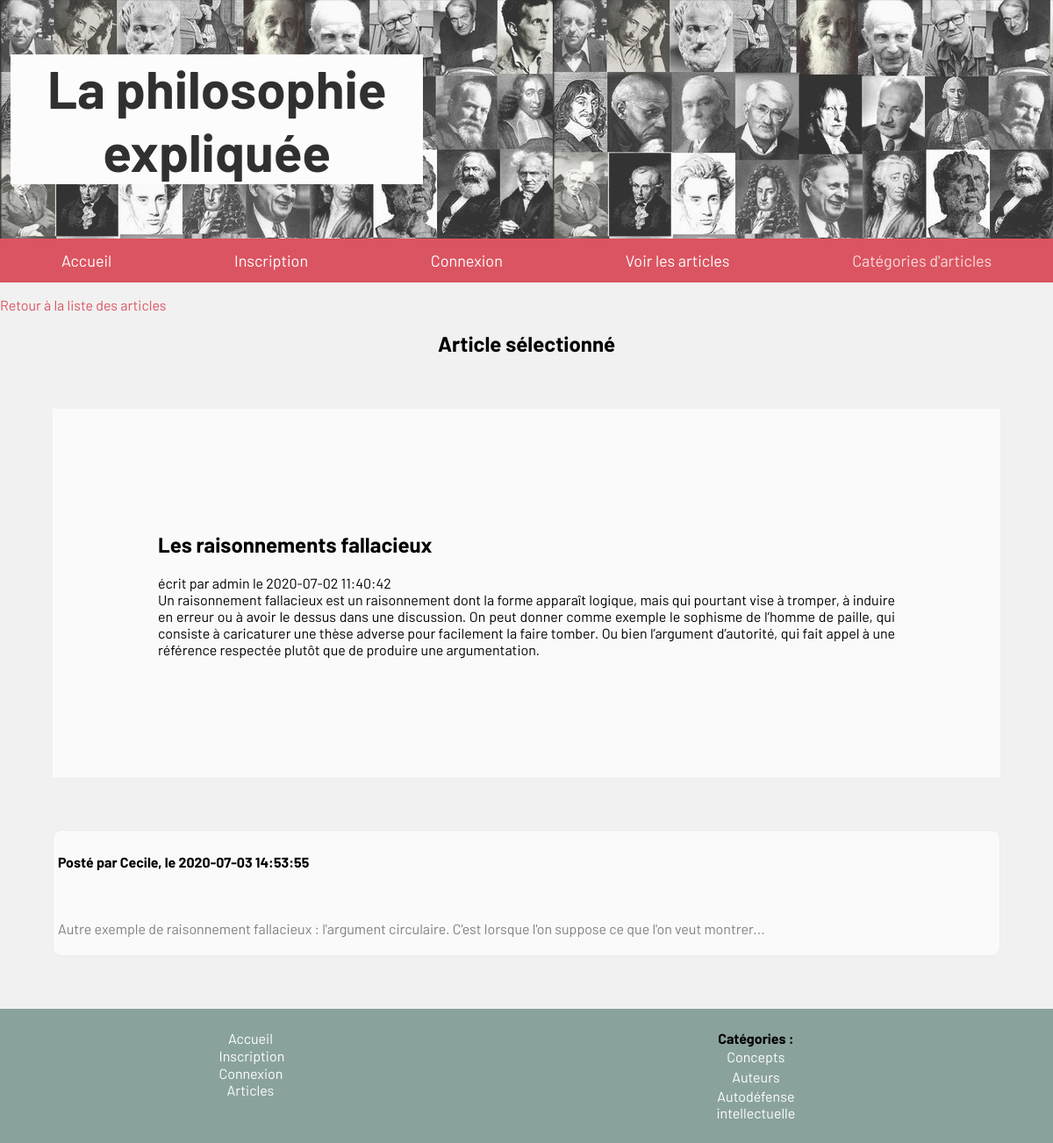
Screenshot of /article.php?id=12 with the database file from the repository.
### tables this page shows
CREATE TABLE IF NOT EXISTS `articles` (
  `id` int(11) NOT NULL AUTO_INCREMENT,
  `article` text NOT NULL,
  `id_utilisateur` int(11) NOT NULL,
  `id_categorie` int(11) NOT NULL,
  `date` timestamp NOT NULL,
  `titre` varchar(255) NOT NULL,
  PRIMARY KEY (`id`)
);

CREATE TABLE IF NOT EXISTS `utilisateurs` (
  `id` int(11) NOT NULL AUTO_INCREMENT,
  `login` varchar(255) NOT NULL,
  `password` varchar(255) NOT NULL,
  `email` varchar(255) NOT NULL,
  `id_droits` int(11) NOT NULL,
  PRIMARY KEY (`id`)
);

CREATE TABLE IF NOT EXISTS `commentaires` (
  `id` int(11) NOT NULL AUTO_INCREMENT,
  `commentaire` varchar(1024) NOT NULL,
  `id_article` int(11) NOT NULL,
  `id_utilisateur` int(11) NOT NULL,
  `date` timestamp NOT NULL,
  PRIMARY KEY (`id`)
);

CREATE TABLE IF NOT EXISTS `categories` (
  `id` int(11) NOT NULL AUTO_INCREMENT,
  `nom` varchar(80) NOT NULL,
  PRIMARY KEY (`id`)
);

### article.php (the view, shortened to what this page needs)
<!DOCTYPE html>
<html>
    <head>
    	<link href="css/style.css" rel="stylesheet" />
      <link rel="stylesheet" href="css/form.css">
    </head>
    <header>
      <?php  include('includes/header.php') ?>
    </header>
    <body>
      <p><a class="link_voir_article" href="articles.php">Retour à la liste des articles</a></p>
      <div class="article">
        <h2> Article sélectionné </h2>
        <?php
        if(isset($_GET['id']))
        {
          $req = $bdd->prepare('SELECT login, titre, article, date FROM articles, utilisateurs
                  WHERE utilisateurs.id = articles.id_utilisateur AND articles.id  = ?');
          $req->execute(array($_GET['id']));
          while ($donnees = $req->fetch())
          {
          ?>
            <div class="card_article">
              <h2><?php echo htmlspecialchars($donnees['titre']); ?></h2>
                écrit par <?php echo htmlspecialchars($donnees['login']);?>
                le <?php echo $donnees['date']; ?><br>
              <?php echo htmlspecialchars($donnees['article']); ?></p>
            </div>
          <?php
          }
        }
        ?>
        <?php
        $req = $bdd->prepare('SELECT * FROM commentaires, utilisateurs
          WHERE commentaires.id_utilisateur = utilisateurs.id AND id_article = ?');
        $req->execute(array($_GET['id']));
        while ($donnees = $req->fetch())
        {
        ?>
            <div class="card_commentaire">
              <h4> Posté par <?php echo htmlspecialchars($donnees['login']); ?>,
                le <?php echo $donnees['date']; ?></h4><br>
              <p class="commentaire"><?php echo htmlspecialchars($donnees['commentaire']); ?></p>
            </div>
        <?php
        }
        ?>
      <?php include("includes/footer.php");?>
    </body>
</html>

### includes/footer.php (shortened to what this page needs)
<?php
    try
    {
    	$bdd = new PDO('mysql:host=localhost;dbname=blog;charset=utf8', 'root', '');
    }
    catch (Exception $e)
    {
            die('Erreur : ' . $e->getMessage());
    }
?>
<!DOCTYPE html>
<html lang="fr" dir="ltr">
  <head>
    <link rel="stylesheet" href="css/style.css">
  </head>
  <body>
    <?php
        if (isset($_SESSION['login'])) {
            if ($_SESSION['id_droits']== 1) {
              ?>
              <div class="navbar_bottom">
                <a href="index.php"><center>Accueil</center></a>
                <a href="profil.php"> Votre profil <i> <?php $_SESSION['login'] ?></i></a>
                <a href="articles.php"> Articles  </a>
                <?php   $reponse = $bdd->query('SELECT * FROM categories');
                 while ($donnees = $reponse->fetch())
                 {
                   ?>
                    <a href="">
                   <?php echo $donnees['nom'];
                  }
                  ?><a/>
              </div>
              <?php
            }elseif ($_SESSION['id_droits']== 42){ ?>
              <div class="navbar_bottom">
                <div class="liste_footer">
                  <a href="index.php"><center>Accueil</center></a>
                  <a href="profil.php">  Votre profil <i><?php $_SESSION['login']?></i></a>
                  <a href="creer-article.php"> Ecrire un article </a>
                  <a href="articles.php"> Les articles </a>
                  <?php   $reponse = $bdd->query('SELECT * FROM categories');
                  while ($donnees = $reponse->fetch())
                  {
                  ?>
                  <a href="articles.php?categorie=<?php echo $donnees['id'];
                  ?>" class="link_categorie"> <?php  echo " ". $donnees['nom']; }?> </a>
                </div>
                <?php
                }elseif ($_SESSION['id_droits']== 1337){ ?>
                  <div class="navbar_bottom">
                    <div class="liste_footer">
                      <a href="index.php">Accueil</a>
                      <a href="profil.php"> Votre profil <i><?php $_SESSION['login'] ?></i></a>
                      <a href="creer-article.php"> Ecrire un article </a>
                      <a href="admin.php"> Espace admin </a>
                      <a href="articles.php"> Les articles </a>
                    </div>
                    <div class="liste_categories">
                      <strong> Catégories : </strong>
                      <?php   $reponse = $bdd->query('SELECT * FROM categories');
                      while ($donnees = $reponse->fetch())
                      {
                      ?>
                      <a href="articles.php?categorie=<?php echo $donnees['id'];
                      ?>" class="link_categorie"> <?php  echo " ". $donnees['nom']; }?> </a>
                    </div>
                  </div>
                <?php  }
                } else { ?>
                <div class="navbar_bottom">
                  <div class="liste_footer">
                    <a href="index.php"> Accueil </a>
                    <a href="inscription.php"> Inscription </a>
                    <a href="connexion.php"> Connexion </a>
                    <a href="articles.php"> Articles </a>
                  </div>
                  <div class="liste_categories">
                    <strong> Catégories : </strong>
                    <?php   $reponse = $bdd->query('SELECT * FROM categories');
                    while ($donnees = $reponse->fetch())
                    {
                      ?>
                      <a href="articles.php?categorie=<?php echo $donnees['id'];
                      ?>" class="link_categorie"> <?php  echo " ". $donnees['nom']; }?> </a>
                  </div>
                </div>
              <?php  }  ?>
  </body>
</html>

### css/style.css (style rules this page uses)
body { background: #f1f1f1; font-family: 'Barlow', sans-serif; margin: auto; padding: auto; }
html { height: 100%; }
body { min-height: 100%; margin: 0; padding: 0; }
.container_admin h1, { text-align: center; }
.link_voir_article { color: #DB5461; text-decoration: none; }
.link_categorie { text-decoration: none; background-color: #8AA29E; color: white; padding: 0.5%; }
.article { text-align: center; }
.card_article { background-color: #FAFAFA; padding: 10%; margin: 5%; text-align: justify; }
.card_commentaire { background-color: #FAFAFA; padding: 5px; margin: 2% 5% 2% 5%; text-align: left; border-radius:10px; border: 1px solid #EBEDEF; }
.commentaire { color: grey; }
.navbar_bottom { display: flex; flex-direction: row; justify-content: space-around; background-color: #8AA29E; padding: 2%; margin-top:5%; }
.navbar_bottom a { color: white; text-decoration: none; background-color: #8AA29E; margin: 1% 2% 0 2%; display: flex; flex-direction: column; }
.liste_categories { display: flex; flex-direction: column; }
.liste_footer { display: flex; flex-direction: column; }

### rows the page displays
articles: titre "Les raisonnements fallacieux", id_utilisateur.login "admin", date "2020-07-02 11:40:42", article "Un raisonnement fallacieux est un raisonnement dont la forme apparaît logique, mais qui pourtant vise à tromper, à induire en erreur ou à avoir le dessus dans une discussion. On peut donner comme exemple le sophisme de l’homme de paille, qui consiste à caricaturer une thèse adverse pour facilement la faire tomber. Ou bien l’argument d’autorité, qui fait appel à une référence respectée plutôt que de produire une argumentation."
commentaires: id_utilisateur.login "Cecile", date "2020-07-03 14:53:55", commentaire "Autre exemple de raisonnement fallacieux : l'argument circulaire. C'est lorsque l'on suppose ce que l'on veut montrer..."
categories: nom "Concepts"
categories: nom "Auteurs"
categories: nom "Autodéfense intellectuelle"
